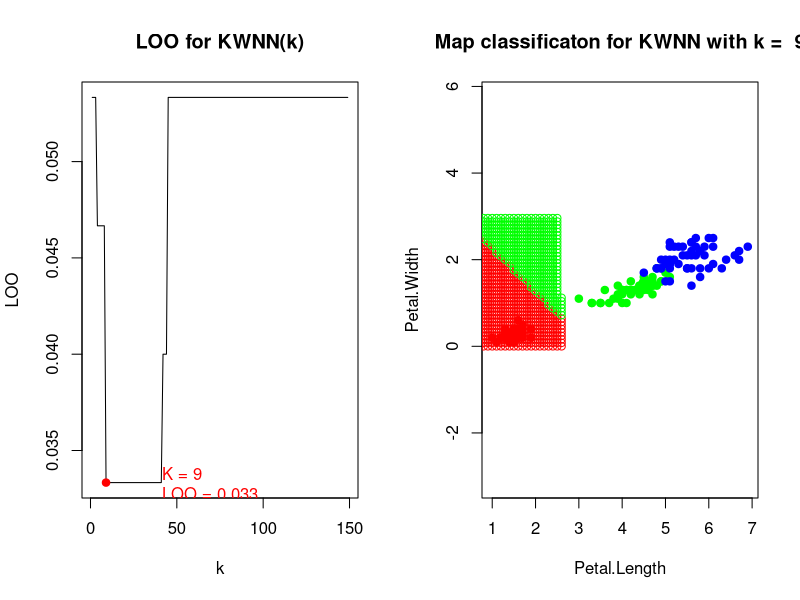

Write R code to recreate this figure. (Note: a time limit stopped this script after it produced the figure.)
euclideanDistance <- function(u, v)
{
  sqrt(sum(u - v)^2)
}

weightsKWNN = function(i, k)
{
  (k + 1 - i) / k
}

sortObjectByDist <- function(xl, z, metricFunction = euclideanDistance)
{
  l <- dim(xl)[1]
  n <- dim(xl)[2] - 1
  distances <- rep(0, l)
  for (i in 1:l)
  {
    distances[i] <- c(metricFunction(xl[i, 1:n], z))
  }
  orderedXl <- xl[order(distances), ]
  return (orderedXl)
}

kwnn <- function(xl, z, k,orderedXl)
{
  
  n <- dim(orderedXl)[2] - 1
  weights = rep(0,3)
  names(weights) <- c("setosa", "versicolor", "virginica")
  classes <- orderedXl[1:k, n+1]
  
  for(i in 1:k)
  {
    weights[classes[i]]<-weightsKWNN(i,k)+weights[classes[i]];
  }
  class <- names(which.max(weights))
  return (class)
}

LOO = function(xl,class) {
  n = dim(xl)[1]
  loo = rep(0, n-1)
  
  for(i in 1:(n)){
    X=xl[-i, 1:3]
    u=xl[i, 1:2]
    orderedXl <- sortObjectByDist(X, u)
    
    for(k in 1:(n-1)){
      test=kwnn(X,u,k,orderedXl)
      if(colors[test] != colors[class[i]]){
        loo[k] = loo[k]+1;
      }    
    } 
  }
  loo = loo / n
  x = 1:(length(loo))
  y = loo
  plot(x, y,main ="LOO for KWNN(k)", xlab="k", ylab="LOO", type = "l",asp = 1)
  
  min=which.min(loo)
  lOOmin=round(loo[min],3)
  
  points(min, loo[min], pch = 21, col = "red",bg = "red")
  label = paste("   K = ", min, "\n", "   LOO = ", lOOmin, sep = "")
  xmin=3*min
  text(xmin, lOOmin, labels = label, pos=4, col = "red")
  map(min)
}

map = function(k){
  text <- paste("Map classificaton for KWNN with k = ", k)
  plot(iris[, 3:4],main=text, pch = 21, bg = colors[xl$Species], col = colors[xl$Species],asp=1)
  
  for(i in seq(0, 7, 0.1)){
    for(j in seq(0,3,0.08)){
      z <- c(i, j)
      orderedXl <- sortObjectByDist(xl, z)
      class <- kwnn(xl, z,k,orderedXl)
      points(z[1], z[2], pch = 1, bg = colors[class],col=colors[class])
      
    }
  }
}
par(mfrow = c(1, 2))
colors <- c("setosa" = "red", "versicolor" = "green", "virginica" = "blue")
xl <- iris[, 3:5] 
class <- iris[, 5]
euclideanDistance <- function(u, v)
{
  sqrt(sum(u - v)^2)
}

weightsKWNN = function(i, k)
{
  (k + 1 - i) / k
}

sortObjectByDist <- function(xl, z, metricFunction = euclideanDistance)
{
  l <- dim(xl)[1]
  n <- dim(xl)[2] - 1
  distances <- rep(0, l)
  for (i in 1:l)
  {
    distances[i] <- c(metricFunction(xl[i, 1:n], z))
  }
  orderedXl <- xl[order(distances), ]
  return (orderedXl)
}

kwnn <- function(xl, z, k,orderedXl)
{
  
  n <- dim(orderedXl)[2] - 1
  weights = rep(0,3)
  names(weights) <- c("setosa", "versicolor", "virginica")
  classes <- orderedXl[1:k, n+1]
  
  for(i in 1:k)
  {
    weights[classes[i]]<-weightsKWNN(i,k)+weights[classes[i]];
  }
  class <- names(which.max(weights))
  return (class)
}

LOO = function(xl,class) {
  n = dim(xl)[1]
  loo = rep(0, n-1)
  
  for(i in 1:(n)){
    X=xl[-i, 1:3]
    u=xl[i, 1:2]
    orderedXl <- sortObjectByDist(X, u)
    
    for(k in 1:(n-1)){
      test=kwnn(X,u,k,orderedXl)
      if(colors[test] != colors[class[i]]){
        loo[k] = loo[k]+1;
      }    
    } 
  }
  loo = loo / n
  x = 1:(length(loo))
  y = loo
  plot(x, y,main ="LOO for KWNN(k)", xlab="k", ylab="LOO", type = "l")
  
  min=which.min(loo)
  lOOmin=round(loo[min],3)
  
  points(min, loo[min], pch = 21, col = "red",bg = "red")
  label = paste("   K = ", min, "\n", "   LOO = ", lOOmin, sep = "")
  xmin=3*min
  text(xmin, lOOmin, labels = label, pos=4, col = "red")
  map(min)
}

map = function(k){
  text <- paste("Map classificaton for KWNN with k = ", k)
  plot(iris[, 3:4],main=text, pch = 21, bg = colors[xl$Species], col = colors[xl$Species],asp=1)
  
  for(i in seq(0, 7, 0.1)){
    for(j in seq(0,3,0.08)){
      z <- c(i, j)
      orderedXl <- sortObjectByDist(xl, z)
      class <- kwnn(xl, z,k,orderedXl)
      points(z[1], z[2], pch = 1, bg = colors[class],col=colors[class])
      
    }
  }
}
par(mfrow = c(1, 2))
colors <- c("setosa" = "red", "versicolor" = "green", "virginica" = "blue")
xl <- iris[, 3:5] 
class <- iris[, 5]
LOO(xl,class)
